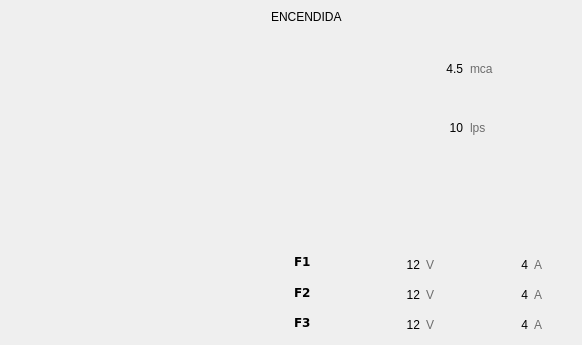
<?xml version="1.0" encoding="UTF-8"?>
<ui version="4.0">
 <class>Form</class>
 <widget class="QWidget" name="Form">
  <property name="geometry">
   <rect>
    <x>0</x>
    <y>0</y>
    <width>582</width>
    <height>345</height>
   </rect>
  </property>
  <property name="sizePolicy">
   <sizepolicy hsizetype="Expanding" vsizetype="Expanding">
    <horstretch>0</horstretch>
    <verstretch>0</verstretch>
   </sizepolicy>
  </property>
  <property name="minimumSize">
   <size>
    <width>0</width>
    <height>0</height>
   </size>
  </property>
  <property name="baseSize">
   <size>
    <width>640</width>
    <height>387</height>
   </size>
  </property>
  <property name="windowTitle">
   <string>Form</string>
  </property>
  <property name="windowIcon">
   <iconset>
    <normaloff>:/main/logored.png</normaloff>:/main/logored.png</iconset>
  </property>
  <property name="styleSheet">
   <string notr="true">QWidget[state=&quot;on&quot;] {
  background-color: #3498db;
}

QWidget[state=&quot;off&quot;] {
  background-color: #7f8c8d;
}

QWidget[state=&quot;pantalla&quot;]{
	background-color: #bdc3c7;
}

QWidget[state=&quot;turning on&quot;] {
  background-color: #db9834;
}

QWidget[state=&quot;turning off&quot;] {
  background-color: #db4534;
}</string>
  </property>
  <layout class="QVBoxLayout" name="verticalLayout_3">
   <property name="leftMargin">
    <number>0</number>
   </property>
   <property name="topMargin">
    <number>0</number>
   </property>
   <property name="rightMargin">
    <number>0</number>
   </property>
   <property name="bottomMargin">
    <number>5</number>
   </property>
   <item>
    <widget class="QWidget" name="barraEstado" native="true">
     <property name="styleSheet">
      <string notr="true">QWidget[state=&quot;on&quot;] {
  background-color: #3498db;
}

QWidget[state=&quot;off&quot;] {
  background-color: #7f8c8d;
}</string>
     </property>
     <layout class="QHBoxLayout" name="horizontalLayout">
      <property name="topMargin">
       <number>6</number>
      </property>
      <property name="bottomMargin">
       <number>6</number>
      </property>
      <item>
       <widget class="QLabel" name="conectadoOn">
        <property name="sizePolicy">
         <sizepolicy hsizetype="Fixed" vsizetype="Fixed">
          <horstretch>0</horstretch>
          <verstretch>0</verstretch>
         </sizepolicy>
        </property>
        <property name="minimumSize">
         <size>
          <width>0</width>
          <height>0</height>
         </size>
        </property>
        <property name="maximumSize">
         <size>
          <width>40</width>
          <height>40</height>
         </size>
        </property>
        <property name="toolTip">
         <string>Fase 1</string>
        </property>
        <property name="text">
         <string/>
        </property>
        <property name="pixmap">
         <pixmap>:/icons/icons/ledon_tiny.png</pixmap>
        </property>
        <property name="alignment">
         <set>Qt::AlignLeading|Qt::AlignLeft|Qt::AlignVCenter</set>
        </property>
       </widget>
      </item>
      <item>
       <widget class="QLabel" name="conectadoOff">
        <property name="sizePolicy">
         <sizepolicy hsizetype="Fixed" vsizetype="Fixed">
          <horstretch>0</horstretch>
          <verstretch>0</verstretch>
         </sizepolicy>
        </property>
        <property name="minimumSize">
         <size>
          <width>0</width>
          <height>0</height>
         </size>
        </property>
        <property name="maximumSize">
         <size>
          <width>40</width>
          <height>40</height>
         </size>
        </property>
        <property name="text">
         <string/>
        </property>
        <property name="pixmap">
         <pixmap>:/icons/icons/ledoff_tiny.png</pixmap>
        </property>
        <property name="alignment">
         <set>Qt::AlignLeading|Qt::AlignLeft|Qt::AlignVCenter</set>
        </property>
       </widget>
      </item>
      <item>
       <widget class="QLabel" name="labelId">
        <property name="font">
         <font>
          <family>Verdana</family>
          <pointsize>12</pointsize>
          <weight>75</weight>
          <bold>true</bold>
         </font>
        </property>
        <property name="styleSheet">
         <string notr="true">:disabled{
	color: #34495e;
}</string>
        </property>
        <property name="text">
         <string/>
        </property>
        <property name="wordWrap">
         <bool>true</bool>
        </property>
       </widget>
      </item>
      <item>
       <widget class="QLabel" name="labelEstado">
        <property name="text">
         <string>ENCENDIDA</string>
        </property>
       </widget>
      </item>
      <item>
       <widget class="QPushButton" name="modo">
        <property name="sizePolicy">
         <sizepolicy hsizetype="Fixed" vsizetype="Fixed">
          <horstretch>0</horstretch>
          <verstretch>0</verstretch>
         </sizepolicy>
        </property>
        <property name="focusPolicy">
         <enum>Qt::TabFocus</enum>
        </property>
        <property name="text">
         <string/>
        </property>
        <property name="icon">
         <iconset>
          <normaloff>:/icons/icons/icon_automatico.png</normaloff>:/icons/icons/icon_automatico.png</iconset>
        </property>
        <property name="iconSize">
         <size>
          <width>43</width>
          <height>43</height>
         </size>
        </property>
        <property name="flat">
         <bool>true</bool>
        </property>
       </widget>
      </item>
      <item>
       <widget class="QPushButton" name="interruptor">
        <property name="sizePolicy">
         <sizepolicy hsizetype="Fixed" vsizetype="Fixed">
          <horstretch>0</horstretch>
          <verstretch>0</verstretch>
         </sizepolicy>
        </property>
        <property name="focusPolicy">
         <enum>Qt::TabFocus</enum>
        </property>
        <property name="text">
         <string/>
        </property>
        <property name="icon">
         <iconset>
          <normaloff>icons/icon_on.png</normaloff>icons/icon_on.png</iconset>
        </property>
        <property name="iconSize">
         <size>
          <width>93</width>
          <height>43</height>
         </size>
        </property>
        <property name="flat">
         <bool>true</bool>
        </property>
       </widget>
      </item>
      <item>
       <widget class="QPushButton" name="opciones">
        <property name="sizePolicy">
         <sizepolicy hsizetype="Fixed" vsizetype="Fixed">
          <horstretch>0</horstretch>
          <verstretch>0</verstretch>
         </sizepolicy>
        </property>
        <property name="focusPolicy">
         <enum>Qt::TabFocus</enum>
        </property>
        <property name="styleSheet">
         <string notr="true"/>
        </property>
        <property name="text">
         <string/>
        </property>
        <property name="icon">
         <iconset>
          <normaloff>:/icons/icons/icon_options.png</normaloff>:/icons/icons/icon_options.png</iconset>
        </property>
        <property name="iconSize">
         <size>
          <width>15</width>
          <height>43</height>
         </size>
        </property>
        <property name="flat">
         <bool>true</bool>
        </property>
       </widget>
      </item>
     </layout>
    </widget>
   </item>
   <item>
    <layout class="QHBoxLayout" name="horizontalLayout_4">
     <property name="bottomMargin">
      <number>3</number>
     </property>
     <item>
      <layout class="QVBoxLayout" name="verticalLayout">
       <item>
        <widget class="QLabel" name="imagenBomba">
         <property name="sizePolicy">
          <sizepolicy hsizetype="MinimumExpanding" vsizetype="MinimumExpanding">
           <horstretch>0</horstretch>
           <verstretch>0</verstretch>
          </sizepolicy>
         </property>
         <property name="lineWidth">
          <number>0</number>
         </property>
         <property name="text">
          <string/>
         </property>
         <property name="pixmap">
          <pixmap>:/icons/icons/768corriente.png</pixmap>
         </property>
         <property name="alignment">
          <set>Qt::AlignCenter</set>
         </property>
        </widget>
       </item>
      </layout>
     </item>
     <item>
      <layout class="QVBoxLayout" name="verticalLayout_2">
       <item>
        <layout class="QGridLayout" name="gridLayout">
         <property name="horizontalSpacing">
          <number>7</number>
         </property>
         <property name="verticalSpacing">
          <number>2</number>
         </property>
         <item row="1" column="2">
          <widget class="QLabel" name="uniFlujo">
           <property name="styleSheet">
            <string notr="true">color: rgb(108, 108, 108);</string>
           </property>
           <property name="text">
            <string>lps</string>
           </property>
          </widget>
         </item>
         <item row="1" column="0">
          <widget class="QLabel" name="iconFlujo">
           <property name="sizePolicy">
            <sizepolicy hsizetype="MinimumExpanding" vsizetype="MinimumExpanding">
             <horstretch>0</horstretch>
             <verstretch>0</verstretch>
            </sizepolicy>
           </property>
           <property name="maximumSize">
            <size>
             <width>80</width>
             <height>80</height>
            </size>
           </property>
           <property name="toolTip">
            <string>Flujo</string>
           </property>
           <property name="text">
            <string/>
           </property>
           <property name="pixmap">
            <pixmap>:/icons/icons/768flujo.png</pixmap>
           </property>
           <property name="alignment">
            <set>Qt::AlignRight|Qt::AlignTrailing|Qt::AlignVCenter</set>
           </property>
          </widget>
         </item>
         <item row="0" column="0">
          <widget class="QLabel" name="iconPresion">
           <property name="sizePolicy">
            <sizepolicy hsizetype="MinimumExpanding" vsizetype="MinimumExpanding">
             <horstretch>0</horstretch>
             <verstretch>0</verstretch>
            </sizepolicy>
           </property>
           <property name="maximumSize">
            <size>
             <width>80</width>
             <height>80</height>
            </size>
           </property>
           <property name="toolTip">
            <string>Presión</string>
           </property>
           <property name="text">
            <string/>
           </property>
           <property name="pixmap">
            <pixmap>:/icons/icons/768presion.png</pixmap>
           </property>
           <property name="alignment">
            <set>Qt::AlignRight|Qt::AlignTrailing|Qt::AlignVCenter</set>
           </property>
          </widget>
         </item>
         <item row="0" column="2">
          <widget class="QLabel" name="uniPresion">
           <property name="styleSheet">
            <string notr="true">color: rgb(108, 108, 108);</string>
           </property>
           <property name="text">
            <string>mca</string>
           </property>
          </widget>
         </item>
         <item row="0" column="1">
          <widget class="QLabel" name="datoPresion">
           <property name="sizePolicy">
            <sizepolicy hsizetype="Expanding" vsizetype="Expanding">
             <horstretch>0</horstretch>
             <verstretch>0</verstretch>
            </sizepolicy>
           </property>
           <property name="text">
            <string>4.5</string>
           </property>
           <property name="alignment">
            <set>Qt::AlignRight|Qt::AlignTrailing|Qt::AlignVCenter</set>
           </property>
          </widget>
         </item>
         <item row="1" column="1">
          <widget class="QLabel" name="datoFlujo">
           <property name="sizePolicy">
            <sizepolicy hsizetype="Expanding" vsizetype="Expanding">
             <horstretch>0</horstretch>
             <verstretch>0</verstretch>
            </sizepolicy>
           </property>
           <property name="text">
            <string>10</string>
           </property>
           <property name="alignment">
            <set>Qt::AlignRight|Qt::AlignTrailing|Qt::AlignVCenter</set>
           </property>
          </widget>
         </item>
         <item row="0" column="3">
          <widget class="QLabel" name="label_5">
           <property name="sizePolicy">
            <sizepolicy hsizetype="Expanding" vsizetype="Preferred">
             <horstretch>0</horstretch>
             <verstretch>0</verstretch>
            </sizepolicy>
           </property>
           <property name="text">
            <string/>
           </property>
          </widget>
         </item>
        </layout>
       </item>
       <item>
        <spacer name="verticalSpacer">
         <property name="orientation">
          <enum>Qt::Vertical</enum>
         </property>
         <property name="sizeType">
          <enum>QSizePolicy::Preferred</enum>
         </property>
         <property name="sizeHint" stdset="0">
          <size>
           <width>20</width>
           <height>60</height>
          </size>
         </property>
        </spacer>
       </item>
       <item>
        <layout class="QGridLayout" name="gridLayout_3">
         <item row="2" column="4">
          <widget class="QLabel" name="uniCorriente2">
           <property name="sizePolicy">
            <sizepolicy hsizetype="MinimumExpanding" vsizetype="Preferred">
             <horstretch>0</horstretch>
             <verstretch>0</verstretch>
            </sizepolicy>
           </property>
           <property name="minimumSize">
            <size>
             <width>20</width>
             <height>20</height>
            </size>
           </property>
           <property name="styleSheet">
            <string notr="true">color: rgb(108, 108, 108);</string>
           </property>
           <property name="text">
            <string>A</string>
           </property>
          </widget>
         </item>
         <item row="0" column="1">
          <widget class="QLabel" name="iconVoltaje">
           <property name="sizePolicy">
            <sizepolicy hsizetype="MinimumExpanding" vsizetype="MinimumExpanding">
             <horstretch>0</horstretch>
             <verstretch>0</verstretch>
            </sizepolicy>
           </property>
           <property name="minimumSize">
            <size>
             <width>20</width>
             <height>20</height>
            </size>
           </property>
           <property name="maximumSize">
            <size>
             <width>80</width>
             <height>80</height>
            </size>
           </property>
           <property name="toolTip">
            <string>Voltaje</string>
           </property>
           <property name="text">
            <string/>
           </property>
           <property name="pixmap">
            <pixmap>:/icons/icons/768voltaje.png</pixmap>
           </property>
           <property name="alignment">
            <set>Qt::AlignRight|Qt::AlignTrailing|Qt::AlignVCenter</set>
           </property>
          </widget>
         </item>
         <item row="3" column="1">
          <widget class="QLabel" name="datoVoltaje3">
           <property name="sizePolicy">
            <sizepolicy hsizetype="MinimumExpanding" vsizetype="Expanding">
             <horstretch>0</horstretch>
             <verstretch>0</verstretch>
            </sizepolicy>
           </property>
           <property name="minimumSize">
            <size>
             <width>40</width>
             <height>20</height>
            </size>
           </property>
           <property name="text">
            <string>12</string>
           </property>
           <property name="alignment">
            <set>Qt::AlignRight|Qt::AlignTrailing|Qt::AlignVCenter</set>
           </property>
          </widget>
         </item>
         <item row="3" column="2">
          <widget class="QLabel" name="uniVoltaje3">
           <property name="minimumSize">
            <size>
             <width>20</width>
             <height>20</height>
            </size>
           </property>
           <property name="styleSheet">
            <string notr="true">color: rgb(108, 108, 108);</string>
           </property>
           <property name="text">
            <string>V</string>
           </property>
          </widget>
         </item>
         <item row="3" column="3">
          <widget class="QLabel" name="datoCorriente3">
           <property name="minimumSize">
            <size>
             <width>40</width>
             <height>20</height>
            </size>
           </property>
           <property name="text">
            <string>4</string>
           </property>
           <property name="alignment">
            <set>Qt::AlignRight|Qt::AlignTrailing|Qt::AlignVCenter</set>
           </property>
          </widget>
         </item>
         <item row="3" column="4">
          <widget class="QLabel" name="uniCorriente3">
           <property name="sizePolicy">
            <sizepolicy hsizetype="MinimumExpanding" vsizetype="Preferred">
             <horstretch>0</horstretch>
             <verstretch>0</verstretch>
            </sizepolicy>
           </property>
           <property name="minimumSize">
            <size>
             <width>20</width>
             <height>20</height>
            </size>
           </property>
           <property name="styleSheet">
            <string notr="true">color: rgb(108, 108, 108);</string>
           </property>
           <property name="text">
            <string>A</string>
           </property>
          </widget>
         </item>
         <item row="1" column="0">
          <layout class="QHBoxLayout" name="horizontalLayout_6">
           <item>
            <widget class="QLabel" name="labelF1">
             <property name="sizePolicy">
              <sizepolicy hsizetype="Expanding" vsizetype="Maximum">
               <horstretch>0</horstretch>
               <verstretch>0</verstretch>
              </sizepolicy>
             </property>
             <property name="minimumSize">
              <size>
               <width>20</width>
               <height>20</height>
              </size>
             </property>
             <property name="font">
              <font>
               <family>Verdana</family>
               <weight>75</weight>
               <bold>true</bold>
              </font>
             </property>
             <property name="text">
              <string>F1</string>
             </property>
             <property name="alignment">
              <set>Qt::AlignLeading|Qt::AlignLeft|Qt::AlignTop</set>
             </property>
            </widget>
           </item>
           <item>
            <widget class="QLabel" name="iconFase1">
             <property name="sizePolicy">
              <sizepolicy hsizetype="MinimumExpanding" vsizetype="MinimumExpanding">
               <horstretch>0</horstretch>
               <verstretch>0</verstretch>
              </sizepolicy>
             </property>
             <property name="minimumSize">
              <size>
               <width>20</width>
               <height>20</height>
              </size>
             </property>
             <property name="maximumSize">
              <size>
               <width>100</width>
               <height>100</height>
              </size>
             </property>
             <property name="toolTip">
              <string>Fase 1</string>
             </property>
             <property name="text">
              <string/>
             </property>
             <property name="pixmap">
              <pixmap>:/icons/icons/ledon_small.png</pixmap>
             </property>
             <property name="alignment">
              <set>Qt::AlignRight|Qt::AlignTrailing|Qt::AlignVCenter</set>
             </property>
            </widget>
           </item>
           <item>
            <widget class="QLabel" name="iconFase1Off">
             <property name="sizePolicy">
              <sizepolicy hsizetype="MinimumExpanding" vsizetype="MinimumExpanding">
               <horstretch>0</horstretch>
               <verstretch>0</verstretch>
              </sizepolicy>
             </property>
             <property name="minimumSize">
              <size>
               <width>20</width>
               <height>20</height>
              </size>
             </property>
             <property name="maximumSize">
              <size>
               <width>100</width>
               <height>100</height>
              </size>
             </property>
             <property name="text">
              <string/>
             </property>
             <property name="pixmap">
              <pixmap>:/icons/icons/ledoff_small.png</pixmap>
             </property>
             <property name="alignment">
              <set>Qt::AlignRight|Qt::AlignTrailing|Qt::AlignVCenter</set>
             </property>
            </widget>
           </item>
          </layout>
         </item>
         <item row="2" column="0">
          <layout class="QHBoxLayout" name="horizontalLayout_7">
           <item>
            <widget class="QLabel" name="labelF2">
             <property name="sizePolicy">
              <sizepolicy hsizetype="Expanding" vsizetype="Maximum">
               <horstretch>0</horstretch>
               <verstretch>0</verstretch>
              </sizepolicy>
             </property>
             <property name="minimumSize">
              <size>
               <width>20</width>
               <height>20</height>
              </size>
             </property>
             <property name="font">
              <font>
               <family>Verdana</family>
               <weight>75</weight>
               <bold>true</bold>
              </font>
             </property>
             <property name="text">
              <string>F2</string>
             </property>
             <property name="alignment">
              <set>Qt::AlignLeading|Qt::AlignLeft|Qt::AlignTop</set>
             </property>
            </widget>
           </item>
           <item>
            <widget class="QLabel" name="iconFase2">
             <property name="sizePolicy">
              <sizepolicy hsizetype="MinimumExpanding" vsizetype="MinimumExpanding">
               <horstretch>0</horstretch>
               <verstretch>0</verstretch>
              </sizepolicy>
             </property>
             <property name="minimumSize">
              <size>
               <width>20</width>
               <height>20</height>
              </size>
             </property>
             <property name="maximumSize">
              <size>
               <width>100</width>
               <height>100</height>
              </size>
             </property>
             <property name="toolTip">
              <string>Fase 2</string>
             </property>
             <property name="text">
              <string/>
             </property>
             <property name="pixmap">
              <pixmap>:/icons/icons/ledon_small.png</pixmap>
             </property>
             <property name="alignment">
              <set>Qt::AlignRight|Qt::AlignTrailing|Qt::AlignVCenter</set>
             </property>
            </widget>
           </item>
           <item>
            <widget class="QLabel" name="iconFase2Off">
             <property name="sizePolicy">
              <sizepolicy hsizetype="MinimumExpanding" vsizetype="MinimumExpanding">
               <horstretch>0</horstretch>
               <verstretch>0</verstretch>
              </sizepolicy>
             </property>
             <property name="minimumSize">
              <size>
               <width>20</width>
               <height>20</height>
              </size>
             </property>
             <property name="maximumSize">
              <size>
               <width>100</width>
               <height>100</height>
              </size>
             </property>
             <property name="text">
              <string/>
             </property>
             <property name="pixmap">
              <pixmap>:/icons/icons/ledoff_small.png</pixmap>
             </property>
             <property name="alignment">
              <set>Qt::AlignRight|Qt::AlignTrailing|Qt::AlignVCenter</set>
             </property>
            </widget>
           </item>
          </layout>
         </item>
         <item row="1" column="4">
          <widget class="QLabel" name="uniCorriente1">
           <property name="sizePolicy">
            <sizepolicy hsizetype="MinimumExpanding" vsizetype="Preferred">
             <horstretch>0</horstretch>
             <verstretch>0</verstretch>
            </sizepolicy>
           </property>
           <property name="minimumSize">
            <size>
             <width>20</width>
             <height>20</height>
            </size>
           </property>
           <property name="styleSheet">
            <string notr="true">color: rgb(108, 108, 108);</string>
           </property>
           <property name="text">
            <string>A</string>
           </property>
          </widget>
         </item>
         <item row="2" column="3">
          <widget class="QLabel" name="datoCorriente2">
           <property name="minimumSize">
            <size>
             <width>40</width>
             <height>20</height>
            </size>
           </property>
           <property name="text">
            <string>4</string>
           </property>
           <property name="alignment">
            <set>Qt::AlignRight|Qt::AlignTrailing|Qt::AlignVCenter</set>
           </property>
          </widget>
         </item>
         <item row="1" column="3">
          <widget class="QLabel" name="datoCorriente1">
           <property name="minimumSize">
            <size>
             <width>40</width>
             <height>20</height>
            </size>
           </property>
           <property name="text">
            <string>4</string>
           </property>
           <property name="alignment">
            <set>Qt::AlignRight|Qt::AlignTrailing|Qt::AlignVCenter</set>
           </property>
          </widget>
         </item>
         <item row="0" column="3">
          <widget class="QLabel" name="iconCorriente">
           <property name="sizePolicy">
            <sizepolicy hsizetype="MinimumExpanding" vsizetype="MinimumExpanding">
             <horstretch>0</horstretch>
             <verstretch>0</verstretch>
            </sizepolicy>
           </property>
           <property name="minimumSize">
            <size>
             <width>20</width>
             <height>20</height>
            </size>
           </property>
           <property name="maximumSize">
            <size>
             <width>80</width>
             <height>80</height>
            </size>
           </property>
           <property name="toolTip">
            <string>Corriente</string>
           </property>
           <property name="text">
            <string/>
           </property>
           <property name="pixmap">
            <pixmap>:/icons/icons/768corriente.png</pixmap>
           </property>
           <property name="alignment">
            <set>Qt::AlignRight|Qt::AlignTrailing|Qt::AlignVCenter</set>
           </property>
          </widget>
         </item>
         <item row="1" column="2">
          <widget class="QLabel" name="uniVoltaje1">
           <property name="sizePolicy">
            <sizepolicy hsizetype="MinimumExpanding" vsizetype="Preferred">
             <horstretch>0</horstretch>
             <verstretch>0</verstretch>
            </sizepolicy>
           </property>
           <property name="minimumSize">
            <size>
             <width>20</width>
             <height>20</height>
            </size>
           </property>
           <property name="styleSheet">
            <string notr="true">color: rgb(108, 108, 108);</string>
           </property>
           <property name="text">
            <string>V</string>
           </property>
          </widget>
         </item>
         <item row="1" column="1">
          <widget class="QLabel" name="datoVoltaje1">
           <property name="sizePolicy">
            <sizepolicy hsizetype="Expanding" vsizetype="Expanding">
             <horstretch>0</horstretch>
             <verstretch>0</verstretch>
            </sizepolicy>
           </property>
           <property name="minimumSize">
            <size>
             <width>40</width>
             <height>20</height>
            </size>
           </property>
           <property name="text">
            <string>12</string>
           </property>
           <property name="alignment">
            <set>Qt::AlignRight|Qt::AlignTrailing|Qt::AlignVCenter</set>
           </property>
          </widget>
         </item>
         <item row="3" column="0">
          <layout class="QHBoxLayout" name="horizontalLayout_8">
           <item>
            <widget class="QLabel" name="labelF3">
             <property name="sizePolicy">
              <sizepolicy hsizetype="Expanding" vsizetype="Maximum">
               <horstretch>0</horstretch>
               <verstretch>0</verstretch>
              </sizepolicy>
             </property>
             <property name="minimumSize">
              <size>
               <width>20</width>
               <height>20</height>
              </size>
             </property>
             <property name="font">
              <font>
               <family>Verdana</family>
               <weight>75</weight>
               <bold>true</bold>
              </font>
             </property>
             <property name="text">
              <string>F3</string>
             </property>
             <property name="alignment">
              <set>Qt::AlignLeading|Qt::AlignLeft|Qt::AlignTop</set>
             </property>
            </widget>
           </item>
           <item>
            <widget class="QLabel" name="iconFase3">
             <property name="sizePolicy">
              <sizepolicy hsizetype="MinimumExpanding" vsizetype="MinimumExpanding">
               <horstretch>0</horstretch>
               <verstretch>0</verstretch>
              </sizepolicy>
             </property>
             <property name="minimumSize">
              <size>
               <width>20</width>
               <height>20</height>
              </size>
             </property>
             <property name="maximumSize">
              <size>
               <width>100</width>
               <height>100</height>
              </size>
             </property>
             <property name="toolTip">
              <string>Fase 3</string>
             </property>
             <property name="text">
              <string/>
             </property>
             <property name="pixmap">
              <pixmap>:/icons/icons/ledon_small.png</pixmap>
             </property>
             <property name="alignment">
              <set>Qt::AlignRight|Qt::AlignTrailing|Qt::AlignVCenter</set>
             </property>
            </widget>
           </item>
           <item>
            <widget class="QLabel" name="iconFase3Off">
             <property name="sizePolicy">
              <sizepolicy hsizetype="MinimumExpanding" vsizetype="MinimumExpanding">
               <horstretch>0</horstretch>
               <verstretch>0</verstretch>
              </sizepolicy>
             </property>
             <property name="minimumSize">
              <size>
               <width>20</width>
               <height>20</height>
              </size>
             </property>
             <property name="maximumSize">
              <size>
               <width>100</width>
               <height>100</height>
              </size>
             </property>
             <property name="text">
              <string/>
             </property>
             <property name="pixmap">
              <pixmap>:/icons/icons/ledoff_small.png</pixmap>
             </property>
             <property name="alignment">
              <set>Qt::AlignRight|Qt::AlignTrailing|Qt::AlignVCenter</set>
             </property>
            </widget>
           </item>
          </layout>
         </item>
         <item row="2" column="1">
          <widget class="QLabel" name="datoVoltaje2">
           <property name="sizePolicy">
            <sizepolicy hsizetype="Expanding" vsizetype="Expanding">
             <horstretch>0</horstretch>
             <verstretch>0</verstretch>
            </sizepolicy>
           </property>
           <property name="minimumSize">
            <size>
             <width>40</width>
             <height>20</height>
            </size>
           </property>
           <property name="text">
            <string>12</string>
           </property>
           <property name="alignment">
            <set>Qt::AlignRight|Qt::AlignTrailing|Qt::AlignVCenter</set>
           </property>
          </widget>
         </item>
         <item row="2" column="2">
          <widget class="QLabel" name="uniVoltaje2">
           <property name="sizePolicy">
            <sizepolicy hsizetype="MinimumExpanding" vsizetype="Preferred">
             <horstretch>0</horstretch>
             <verstretch>0</verstretch>
            </sizepolicy>
           </property>
           <property name="minimumSize">
            <size>
             <width>20</width>
             <height>20</height>
            </size>
           </property>
           <property name="styleSheet">
            <string notr="true">color: rgb(108, 108, 108);</string>
           </property>
           <property name="text">
            <string>V</string>
           </property>
          </widget>
         </item>
        </layout>
       </item>
      </layout>
     </item>
    </layout>
   </item>
  </layout>
 </widget>
 <resources/>
 <connections/>
</ui>
